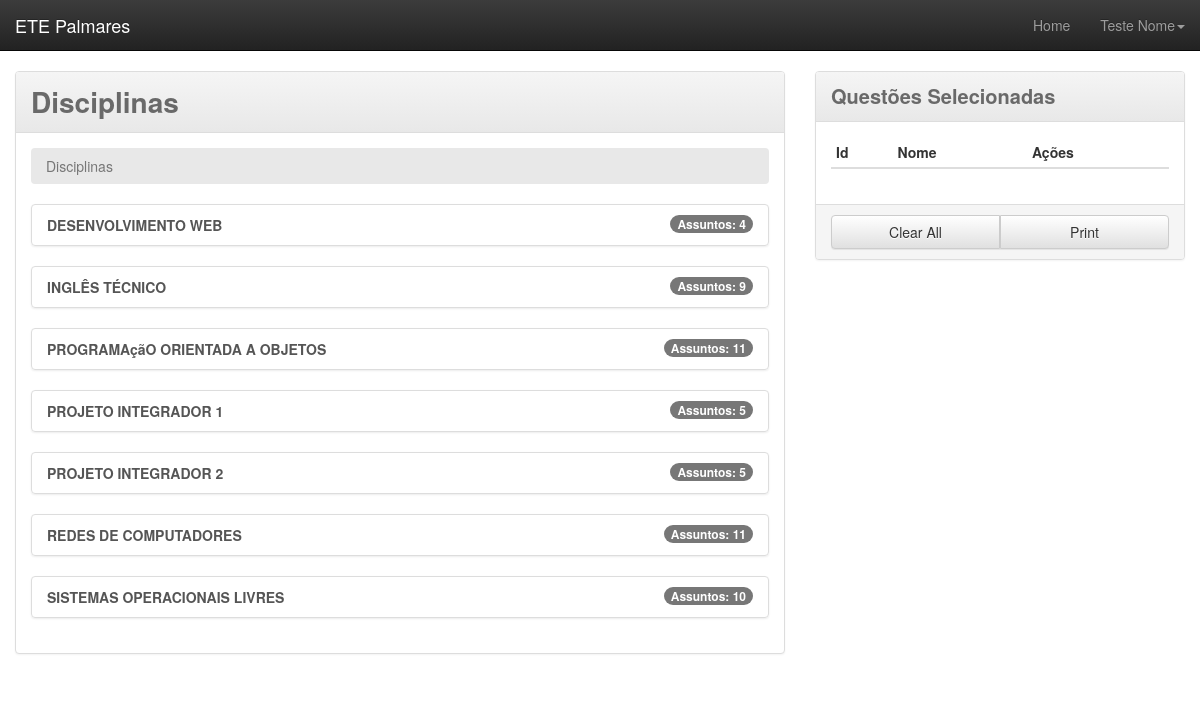
Page /home (signed in) on the committed database.
### tables this page shows
CREATE TABLE `disciplina` (
  `disciplina_id` int(11) NOT NULL,
  `disciplina_codigo` varchar(11) NOT NULL,
  `disciplina_nome` varchar(70) NOT NULL,
  `disciplina_nome_abreviacao` varchar(15) NOT NULL,
  `disciplina_create_at` datetime NOT NULL DEFAULT CURRENT_TIMESTAMP,
  `disciplina_update_atdisciplina_update_at` datetime DEFAULT NULL
);

### class/disciplina.php (called while the page is built, shortened)
<?php
	class Disciplina extends Configdb
	{
		var $conn;
		function __construct()
		{
			$this->conn = new PDO('mysql:host='.$this->host.';dbname='.$this->dbname, $this->user, $this->password, array(PDO::MYSQL_ATTR_INIT_COMMAND => "SET NAMES utf8"));
		}
		function listDisciplinas(){
			$star = $this->conn->prepare("
				SELECT
				    A.disciplina_id,
				    A.disciplina_codigo,
				    A.disciplina_nome,
				    A.disciplina_create_at,
				    (SELECT COUNT(*)
				     FROM disciplina_assunto
				     WHERE disciplina_assunto_id_disciplina = A.disciplina_id ) AS disciplina_total_assunto
				FROM
				    disciplina AS A
			    ORDER BY disciplina_nome");
			$run = $star->execute();
			return $star;
		}
	}
?>

### home.php (the view, shortened to what this page needs)
<?php
    include './class/disciplina.php';
    $disciplina = new Disciplina();
    $resultado_disciplana = $disciplina->listDisciplinas();
?>
<!DOCTYPE html>
<html>
    <head>
        <?php include './template/header.php'; ?>
    </head>
    <body>
        <?php include './template/navbar.php'; ?>
        <div class="container-fluid">
            <div class="row" >
                <div class="col-md-8">
                    <div class="panel panel-default">
                        <div class="panel-heading" id="title-panel">
                            Disciplinas
                        </div>
                        <div class="panel-body">
                            <ol class="breadcrumb">
                                <li class="active">
                                    Disciplinas
                                </li>
                            </ol>
                           <?php if ($resultado_disciplana) { ?>
                                <?php  while($rows_disciplinas = $resultado_disciplana->fetch(PDO::FETCH_ASSOC)) {?>
                                    <ul class="list-group">
                                        <a href="./assunto?disciplina=<?php echo $rows_disciplinas['disciplina_id']; ?>" class="list-group-item">
                                            <span class="badge">
                                                Assuntos:
                                                <?php echo $rows_disciplinas['disciplina_total_assunto']; ?>
                                            </span>
                                            <?php echo "<b>" . strtoupper($rows_disciplinas['disciplina_nome']) . "</b>"; ?>
                                        </a>
                                    </ul>
                                <?php } ?>
                            <?php } ?>
                        </div>
                    </div>
                </div>
                <div class="col-md-4">
                    <?php include './template/panel_sidebar_questoes_selecionadas.php'; ?>
                </div>
            </div>
        </div>
    </body>
</html>

### template/header.php (style rules this page uses)
#title-panel { font-size: 21pt; color: #696969; font-weight: bold; }
body { background-color: #fff; }
.breadcrumb { background-color: #E8E8E8; }

### rows in the picture
disciplina: disciplina_total_assunto "4", disciplina_nome "DESENVOLVIMENTO WEB"
disciplina: disciplina_total_assunto "9", disciplina_nome "INGLÊS TÉCNICO"
disciplina: disciplina_total_assunto "11", disciplina_nome "PROGRAMAçãO ORIENTADA A OBJETOS"
disciplina: disciplina_total_assunto "5", disciplina_nome "PROJETO INTEGRADOR 1"
disciplina: disciplina_total_assunto "5", disciplina_nome "PROJETO INTEGRADOR 2"
disciplina: disciplina_total_assunto "11", disciplina_nome "REDES DE COMPUTADORES"
disciplina: disciplina_total_assunto "10", disciplina_nome "SISTEMAS OPERACIONAIS LIVRES"

### other values in the picture
$_SESSION['nome_usuario'] "Teste Nome"
